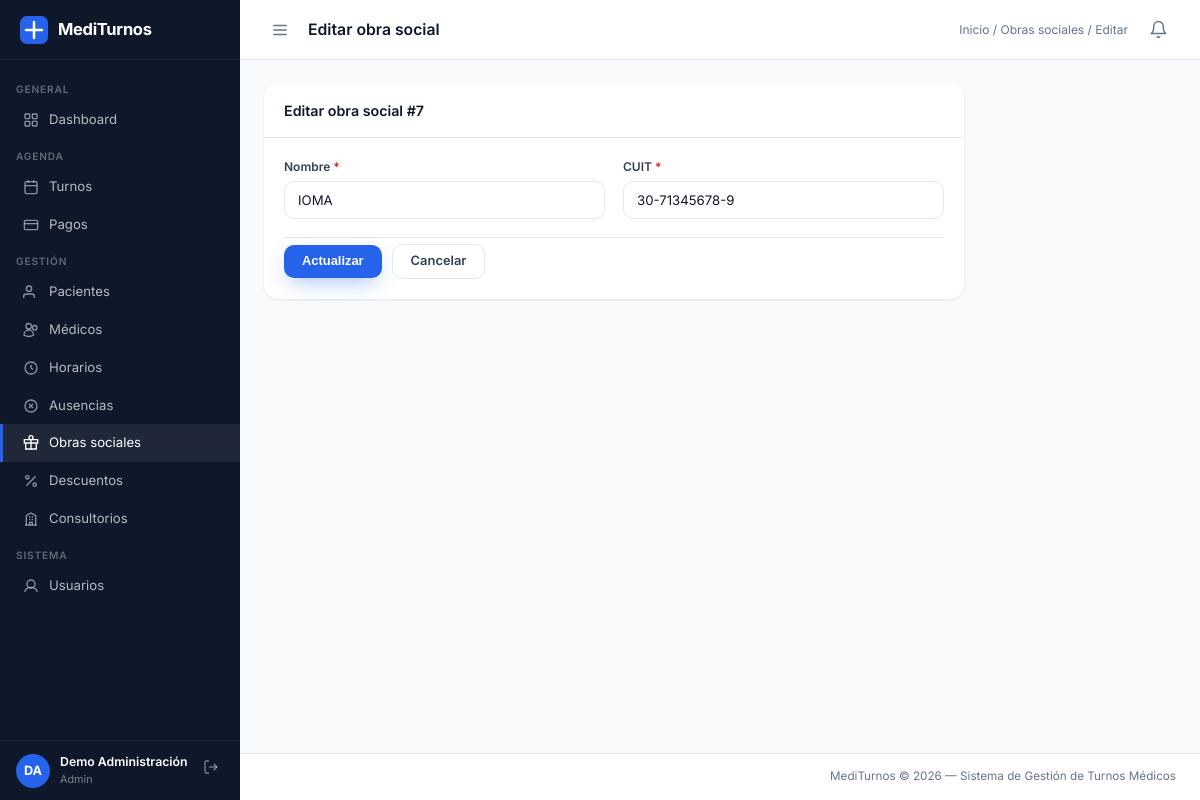
Screenshot of /sistema/controladores/ControladorObraSocial.php?accion=editar&id=7 (signed in) with the database file from the repository.
### tables this page shows
CREATE TABLE `obra_social` (
  `id_obra_social` int(11) NOT NULL AUTO_INCREMENT,
  `nombre` varchar(30) NOT NULL,
  `cuit` varchar(20) NOT NULL,
  PRIMARY KEY (`id_obra_social`),
  UNIQUE KEY `cuit` (`cuit`)
);

### sistema/modelos/ObraSocial.php (called while the page is built, shortened)
<?php
class ObraSocial
{
    private PDO $pdo;
    public function __construct(PDO $pdo)
    {
        $this->pdo = $pdo;
    }
    public function buscarPorId(int $id): array|false
    {
        $stmt = $this->pdo->prepare(
            "SELECT * FROM obra_social WHERE id_obra_social = :id"
        );
        $stmt->execute([':id' => $id]);
        return $stmt->fetch();
    }
}

### sistema/vistas/obras/editar.php (the view, shortened to what this page needs)
<?php
$breadcrumb   = '<a href="' . BASE_URL . 'dashboard.php">Inicio</a> / <a href="' . BASE_URL . 'sistema/controladores/ControladorObraSocial.php?accion=index">Obras sociales</a> / Editar';
require __DIR__ . '/../layouts/navbar.php';
?>
<div class="panel panel-sm">
    <div class="panel-header"><span class="panel-titulo">Editar obra social #<?= $obra['id_obra_social'] ?></span></div>
    <div class="panel-body">
        <form method="POST" action="<?= BASE_URL ?>sistema/controladores/ControladorObraSocial.php?accion=actualizar" novalidate>
            <div class="form-grid mb-18">
                <div class="form-group">
                    <label>Nombre <span class="req">*</span></label>
                    <input type="text" name="nombre" class="form-control" required maxlength="30"
                        value="<?= htmlspecialchars($_POST['nombre'] ?? $obra['nombre']) ?>">
                </div>
                <div class="form-group">
                    <label>CUIT <span class="req">*</span></label>
                    <input type="text" name="cuit" class="form-control" required maxlength="20"
                        value="<?= htmlspecialchars($_POST['cuit'] ?? $obra['cuit']) ?>">
                </div>
            </div>
            <div class="form-acciones">
                <button type="submit" class="btn btn-primario">Actualizar</button>
                <a href="<?= BASE_URL ?>sistema/controladores/ControladorObraSocial.php?accion=index" class="btn btn-secundario">Cancelar</a>
            </div>
        </form>
    </div>
</div>
<?php require __DIR__ . '/../layouts/footer.php'; ?>

### publico/css/estilos.css (style rules this page uses)
:root { --azul: #2563eb; --azul-osc: #1e3a8a; --azul-claro: #eff6ff; --azul-soft2: #dbeafe; --azul-vivo: #3b82f6; --verde: #16a34a; --verde-claro: #dcfce7; --rojo: #dc2626; --rojo-claro: #fee2e2; --amarillo: #d97706; --amarillo-claro: #fef3c7; --gris-osc: #0f172a; --gris-med: #334155; --gris: #64748b; --gris2: #94a3b8; --gris-claro: #f8fafc; --borde: #e2e8f0; --blanco: #ffffff; --sidebar-w: 240px; --header-h: 60px; --radio: 14px; --radio-sm: 10px; --sombra: 0 1px 3px rgba(15,23,42,.06), 0 1px 2px rgba(15,23,42,.04); --sombra-md: 0 10px 30px -8px rgba(15,23,42,.15); --sombra-lg: 0 24px 60px -16px rgba(15,23,42,.22); --azul-glow: 0 8px 22px -6px rgba(37,99,235,.45); }
*, *::before, *::after { box-sizing: border-box; margin: 0; padding: 0; }
html { font-size: 15px; }
body { font-family: 'Inter', system-ui, -apple-system, 'Segoe UI', sans-serif; background: var(--gris-claro); color: var(--gris-med); line-height: 1.5; -webkit-font-smoothing: antialiased; }
a { color: var(--azul); text-decoration: none; }
.topbar-breadcrumb a { color: var(--gris); }
.panel { background: var(--blanco); border-radius: var(--radio); box-shadow: var(--sombra); margin-bottom: 20px; }
.panel-header { padding: 16px 20px; border-bottom: 1px solid var(--borde); display: flex; align-items: center; justify-content: space-between; gap: 12px; flex-wrap: wrap; }
.panel-titulo { font-size: .95rem; font-weight: 600; color: var(--gris-osc); }
.panel-body { padding: 20px; }
.btn { display: inline-flex; align-items: center; justify-content: center; gap: 7px; padding: 10px 18px; border-radius: var(--radio-sm); font-size: .86rem; font-weight: 600; line-height: 1; cursor: pointer; border: none; white-space: nowrap; transition: background .15s, color .15s, transform .15s, box-shadow .15s, border-color .15s; }
.btn-primario { background: var(--azul); color: var(--blanco); box-shadow: var(--azul-glow); }
.btn-secundario { background: var(--blanco); color: var(--gris-med); border: 1.5px solid var(--borde); }
.form-grid { display: grid; grid-template-columns: repeat(auto-fit, minmax(220px, 1fr)); gap: 18px; }
.form-group { display: flex; flex-direction: column; gap: 5px; }
.form-group label { font-size: .8rem; font-weight: 600; color: var(--gris-med); }
.form-group label span.req { color: var(--rojo); }
.form-control { padding: 10px 13px; border: 1.5px solid var(--borde); border-radius: var(--radio-sm); font-size: .88rem; color: var(--gris-osc); font-family: inherit; background: var(--blanco); width: 100%; transition: border-color .2s, box-shadow .2s; outline: none; }
.form-control::placeholder { color: var(--gris); opacity: .75; }
.form-acciones { display: flex; gap: 10px; align-items: center; padding-top: 6px; border-top: 1px solid var(--borde); margin-top: 4px; }

### publico/css/utilidades.css (style rules this page uses)
.panel-sm { max-width: 700px; }
.mb-18 { margin-bottom: 18px; }

### rows the page displays
obra_social: id_obra_social "7", nombre "IOMA", cuit "30-71345678-9"

### other values shown
$inicialesSesion "DA"
$usuarioSesion['nombre'] . ' ' . $usuarioSesion['apellido'] "Demo Administración"
$rolActual "Admin"
$paginaTitulo "Editar obra social"
